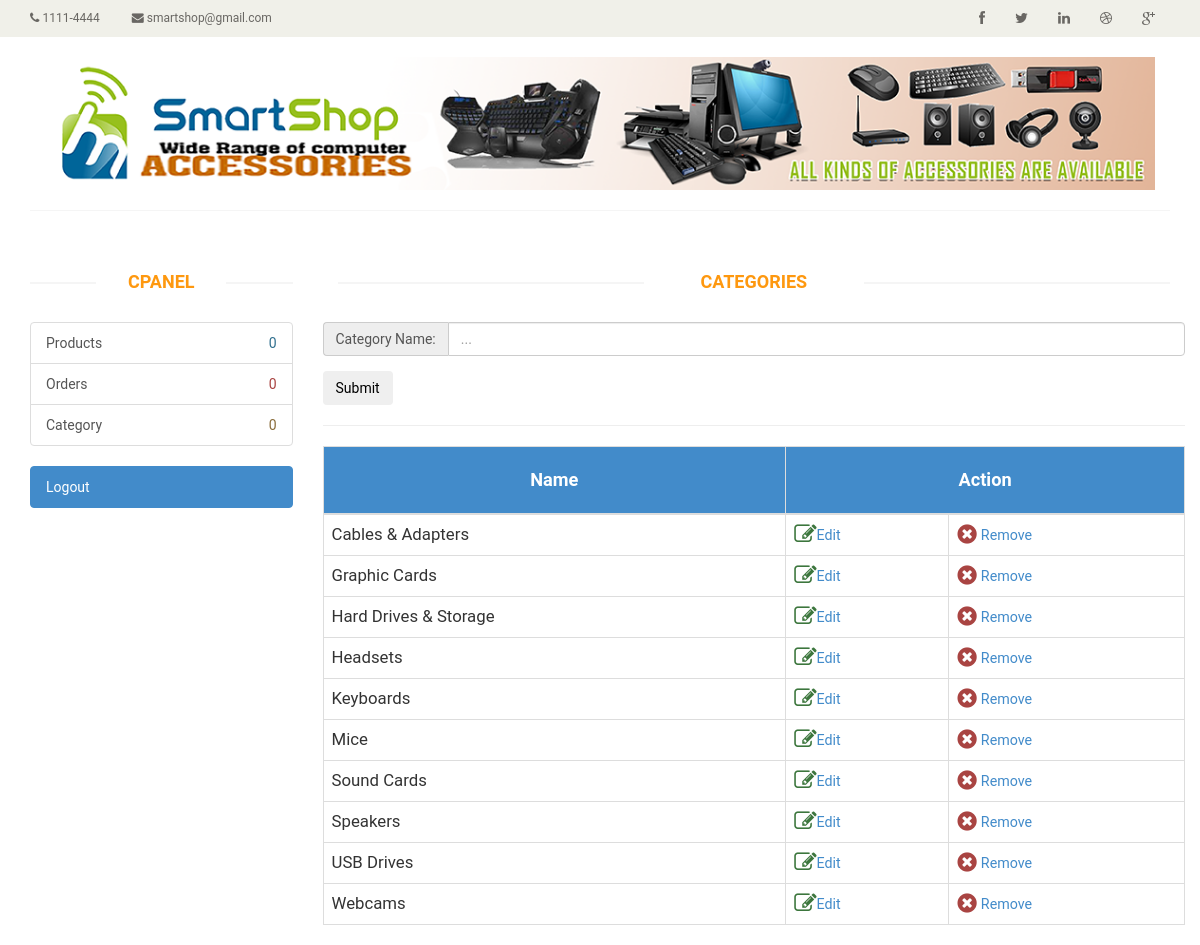
The app's page /admincategory.php (signed in) with its own data.
### tables this page shows
CREATE TABLE IF NOT EXISTS `category` (
  `id` int(11) NOT NULL AUTO_INCREMENT,
  `title` varchar(50) NOT NULL,
  PRIMARY KEY (`id`)
);

### admincategory.php (the view, shortened to what this page needs)
<?php include('include/admin/header.php'); ?>
<section>
		<div class="container">
			<div class="row">
                <?php include('include/admin/sidebar.php'); ?>
                <div class="col-sm-9 padding-right">
					<div class="features_items">
						<h2 class="title text-center">Categories</h2>
                        <form method="POST" action="admincategory.php">
                            <div class="form-group">
                                <div class="input-group">
                                    <div class="input-group-addon">Category Name:</div>
                                    <input name="category" class="form-control" type="text" placeholder="...">
                                </div>
                            </div>
                            <div class="form-group">
                                <button type="submit" class="btn" name="addcategory">Submit</button>
                            </div>
                        </form>
                       <hr />
                        <table class="table table-bordered">
                            <thead class="bg-primary">
                                <th>Name</th>
                                <th colspan="2">Action</th>
                            </thead>
                            <tbody>
                        <?php $category = $jim->getcategory();?>
                        <?php while($row = mysql_fetch_array($category)):?>
                            <tr>
                                <td><?php echo $row['title'];?></td>
                                <td><a href="editcategory.php?p=edit&&id=<?php echo $row['id']; ?>"><i class="fa fa-edit fa-lg text-success"></i><small>Edit</small></a></td>
                                <td><a href="admincategory.php?p=delete&&table=category&&id=<?php echo $row['id']; ?>" class="confirm"><i class="fa fa-times-circle fa-lg text-danger"></i> <small>Remove</small></a></td>
                            </tr>
                        <?php endwhile; ?>
                            </tbody>
                        </table>
              </section>
<?php include('include/admin/footer.php'); ?>

### css/style.css (style rules this page uses)
.bg-primary { background: #428bca; padding:5px; color:#fff; }
.table th { padding:20px 20px !important; font-size:1.3em; text-align: center; }
.text-center { text-align: center; }
.table td { font-size:1.2em; }
.fa { cursor: pointer; }

### css/main.css (style rules this page uses)
body { font-family: 'Roboto', sans-serif; background:; position: relative; font-weight:400px; }
a { -webkit-transition: 300ms; -moz-transition: 300ms; -o-transition: 300ms; transition: 300ms; }
h1, h2, h3, h4, h5, h6 { font-family: 'Roboto', sans-serif; }
.left-sidebar h2:after, h2.title:after { content: " "; position: absolute; border: 1px solid #f5f5f5; bottom:8px; left: 0; width: 100%; height: 0; z-index: -2; }
h2.title:before { content: " "; position: absolute; background: #fff; bottom: -6px; width: 220px; height: 30px; z-index: -1; left: 50%; margin-left: -110px; }
.padding-right { padding-right: 0; }
.features_items { overflow:hidden; }
h2.title { color: #FE980F; font-family: 'Roboto', sans-serif; font-size: 18px; font-weight: 700; margin: 0 15px; text-transform: uppercase; margin-bottom: 30px; position: relative; }

### records on screen
category: title "Cables & Adapters"
category: title "Graphic Cards"
category: title "Hard Drives & Storage"
category: title "Headsets"
category: title "Keyboards"
category: title "Mice"
category: title "Sound Cards"
category: title "Speakers"
category: title "USB Drives"
category: title "Webcams"
